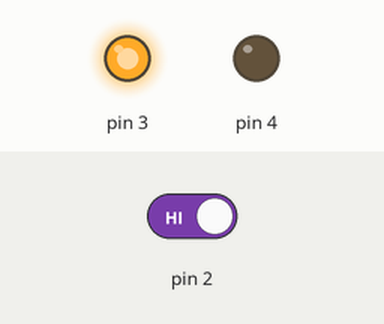
Simulated run of this sketch. Board: Arduino Uno, built with avr-gcc and run on an emulated ATmega328P. On the bench: output pins drawn as LEDs (lit = HIGH). The inputs (shaded band) are chosen by the test bench; at power-on: pin 2 HIGH. What the sketch prints to the serial monitor is not drawn.

Above: at 1.2 s.
1.3 s: pin 2 driven LOW
At 2.1 s:
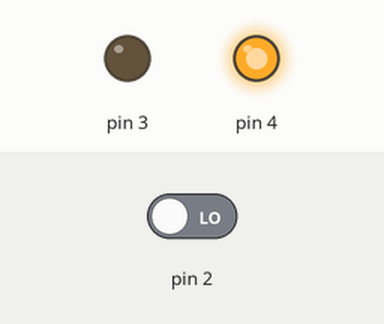
2.8 s: pin 2 driven HIGH
At 3.4 s:
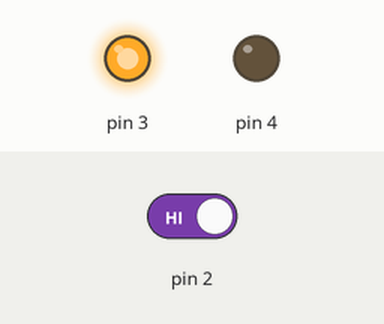
Timing chart, 0 to 5.8 s (numbered marks = the images above; inputs shaded):
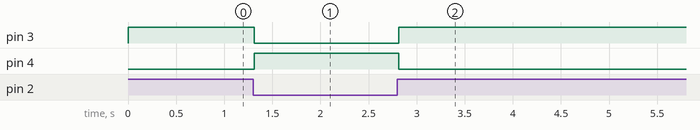

The sketch:

gas_sensor.ino
```cpp
void setup() {
  pinMode(3,OUTPUT);
  pinMode(4, OUTPUT);
  pinMode(2, INPUT);
  Serial.begin(9600);
}

void loop() {
  if(digitalRead(2) ==  LOW){
    Serial.println("Co khi gas");
    digitalWrite(4, HIGH);
    digitalWrite(3, LOW);
  } else {
    Serial.println("OK");
    digitalWrite(4, LOW);
    digitalWrite(3, HIGH);
  }

}
```

Measured:
- after the input at 1.3 s, pin 3: HIGH → LOW at once; pin 4: LOW → HIGH at once
- after the input at 2.8 s, pin 3: LOW → HIGH at once; pin 4: HIGH → LOW at once
